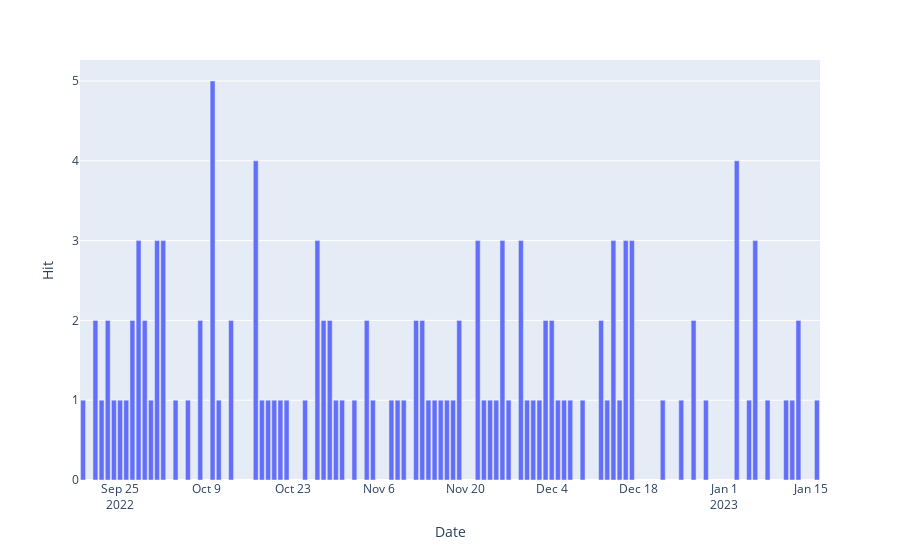

The code cell stored with this chart in its notebook:
### Markdown cell above
## 2. Result

### Code cell
fig = px.bar(mult_hits, x='Date', y='Hit')
fig.show()
